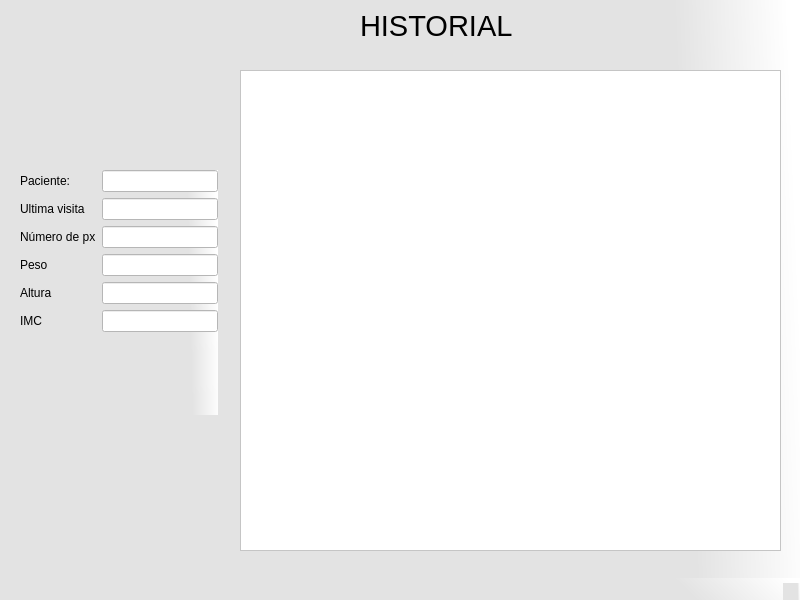
<?xml version="1.0" encoding="UTF-8"?>
<ui version="4.0">
 <class>MainWindow</class>
 <widget class="QMainWindow" name="MainWindow">
  <property name="geometry">
   <rect>
    <x>0</x>
    <y>0</y>
    <width>800</width>
    <height>600</height>
   </rect>
  </property>
  <property name="windowTitle">
   <string>Historial</string>
  </property>
  <property name="styleSheet">
   <string notr="true">background-color: qlineargradient(spread:pad, x1:0, y1:0.58, x2:1, y2:0.551, stop:0.857955 rgba(227, 227, 227, 255), stop:1 rgba(255, 255, 255, 255));</string>
  </property>
  <widget class="QWidget" name="centralwidget">
   <widget class="QLabel" name="label_8">
    <property name="geometry">
     <rect>
      <x>360</x>
      <y>10</y>
      <width>161</width>
      <height>31</height>
     </rect>
    </property>
    <property name="font">
     <font>
      <family>Nirmala UI</family>
      <pointsize>22</pointsize>
     </font>
    </property>
    <property name="styleSheet">
     <string notr="true">background-color: rgb(227, 227, 227);</string>
    </property>
    <property name="text">
     <string>HISTORIAL</string>
    </property>
   </widget>
   <widget class="QPlainTextEdit" name="plainTextEdit">
    <property name="geometry">
     <rect>
      <x>240</x>
      <y>70</y>
      <width>541</width>
      <height>481</height>
     </rect>
    </property>
    <property name="styleSheet">
     <string notr="true">background-color: rgb(255, 255, 255);</string>
    </property>
   </widget>
   <widget class="QWidget" name="">
    <property name="geometry">
     <rect>
      <x>20</x>
      <y>170</y>
      <width>198</width>
      <height>245</height>
     </rect>
    </property>
    <layout class="QFormLayout" name="formLayout">
     <item row="0" column="0">
      <widget class="QLabel" name="label">
       <property name="styleSheet">
        <string notr="true">background-color: rgb(227, 227, 227);</string>
       </property>
       <property name="text">
        <string>Paciente:</string>
       </property>
      </widget>
     </item>
     <item row="0" column="1">
      <widget class="QLineEdit" name="lineEdit">
       <property name="styleSheet">
        <string notr="true">background-color: rgb(255, 255, 255);</string>
       </property>
      </widget>
     </item>
     <item row="5" column="0">
      <widget class="QLabel" name="label_2">
       <property name="styleSheet">
        <string notr="true">background-color: rgb(227, 227, 227);</string>
       </property>
       <property name="text">
        <string>Ultima visita</string>
       </property>
      </widget>
     </item>
     <item row="5" column="1">
      <widget class="QLineEdit" name="lineEdit_2">
       <property name="styleSheet">
        <string notr="true">background-color: rgb(255, 255, 255);</string>
       </property>
       <property name="text">
        <string/>
       </property>
      </widget>
     </item>
     <item row="8" column="1">
      <widget class="QLineEdit" name="lineEdit_6">
       <property name="styleSheet">
        <string notr="true">background-color: rgb(255, 255, 255);</string>
       </property>
       <property name="text">
        <string/>
       </property>
      </widget>
     </item>
     <item row="10" column="0">
      <widget class="QLabel" name="label_3">
       <property name="styleSheet">
        <string notr="true">background-color: rgb(227, 227, 227);</string>
       </property>
       <property name="text">
        <string>Peso</string>
       </property>
      </widget>
     </item>
     <item row="10" column="1">
      <widget class="QLineEdit" name="lineEdit_3">
       <property name="styleSheet">
        <string notr="true">background-color: rgb(255, 255, 255);</string>
       </property>
       <property name="text">
        <string/>
       </property>
      </widget>
     </item>
     <item row="12" column="1">
      <widget class="QLineEdit" name="lineEdit_4">
       <property name="styleSheet">
        <string notr="true">background-color: rgb(255, 255, 255);</string>
       </property>
       <property name="text">
        <string/>
       </property>
      </widget>
     </item>
     <item row="14" column="1">
      <widget class="QLineEdit" name="lineEdit_5">
       <property name="styleSheet">
        <string notr="true">background-color: rgb(255, 255, 255);</string>
       </property>
       <property name="text">
        <string/>
       </property>
      </widget>
     </item>
     <item row="8" column="0">
      <widget class="QLabel" name="label_9">
       <property name="styleSheet">
        <string notr="true">background-color: rgb(227, 227, 227);</string>
       </property>
       <property name="text">
        <string>Número de px</string>
       </property>
      </widget>
     </item>
     <item row="12" column="0">
      <widget class="QLabel" name="label_4">
       <property name="styleSheet">
        <string notr="true">background-color: rgb(227, 227, 227);</string>
       </property>
       <property name="text">
        <string>Altura</string>
       </property>
      </widget>
     </item>
     <item row="14" column="0">
      <widget class="QLabel" name="label_6">
       <property name="styleSheet">
        <string notr="true">background-color: rgb(227, 227, 227);</string>
       </property>
       <property name="text">
        <string>IMC</string>
       </property>
      </widget>
     </item>
    </layout>
   </widget>
  </widget>
  <widget class="QMenuBar" name="menubar">
   <property name="geometry">
    <rect>
     <x>0</x>
     <y>0</y>
     <width>800</width>
     <height>21</height>
    </rect>
   </property>
  </widget>
  <widget class="QStatusBar" name="statusbar"/>
 </widget>
 <resources/>
 <connections/>
</ui>
